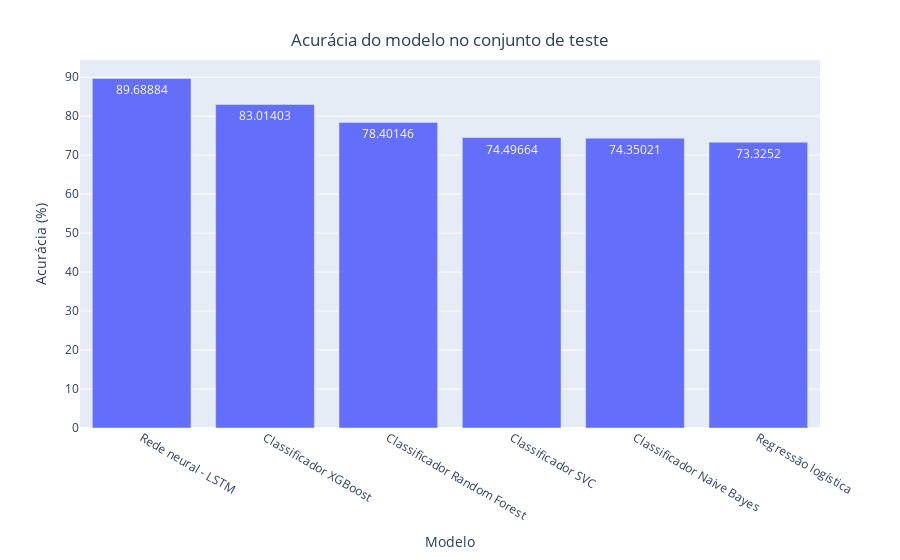

Write notebook code for a chart like this one.
### Code cell
x = px.bar(results, y = 'Acurácia', text_auto = True)
x.update_xaxes(title = 'Modelo', categoryorder = 'total descending')
x.update_yaxes(title = 'Acurácia (%)')
x.update_layout(showlegend = True,
  title = {
    'text': 'Acurácia do modelo no conjunto de teste',
    'y': 0.94,
    'x': 0.5,
    'xanchor': 'center',
    'yanchor': 'top'
  })        

x.show()

### Figure 1 — Plotly figure (JSON) as saved in the notebook; plotly's stock layout.template omitted (floating-point values rounded to 4 significant figures)
{"data": [{"alignmentgroup": "True", "hovertemplate": "index=%{x}<br>Acurácia=%{y}<extra></extra>", "legendgroup": "", "marker": {"color": "#636efa", "pattern": {"shape": ""}}, "name": "", "offsetgroup": "", "orientation": "v", "showlegend": false, "textposition": "auto", "texttemplate": "%{y}", "type": "bar", "x": ["Rede neural - LSTM", "Regressão logística", "Classificador Naive Bayes", "Classificador SVC", "Classificador Random Forest", "Classificador XGBoost"], "xaxis": "x", "y": [89.69, 73.33, 74.35, 74.5, 78.4, 83.01], "yaxis": "y"}], "layout": {"barmode": "relative", "legend": {"tracegroupgap": 0}, "margin": {"t": 60}, "showlegend": true, "title": {"text": "Acurácia do modelo no conjunto de teste", "x": 0.5, "xanchor": "center", "y": 0.94, "yanchor": "top"}, "xaxis": {"anchor": "y", "categoryorder": "total descending", "domain": [0, 1], "title": {"text": "Modelo"}}, "yaxis": {"anchor": "x", "domain": [0, 1], "title": {"text": "Acurácia (%)"}}}}
